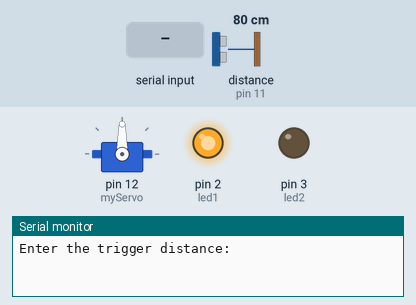
Recording of a sketch running on a simulated Arduino Uno, built with avr-gcc and run on an emulated ATmega328P. Shown: servo, output pins drawn as LEDs (lit = HIGH), the last lines printed to the serial monitor. Dashed ring = blinking. The inputs (shaded band) are chosen by the test bench; at power-on: distance to the obstacle (sensor on pin 11) 80 cm. The echo pulse lasts 58.3 µs per cm; pins used as bus, display or sensor lines are not drawn.

Above: at 0.9 s.
1.0 s: "90,45\n" received over Serial
At 2.3 s:
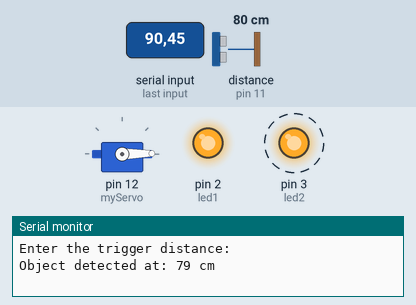
4.0 s: distance to the obstacle (sensor on pin 11) set to 87 cm
6.5 s: distance to the obstacle (sensor on pin 11) set to 94 cm
At 7.27 s:
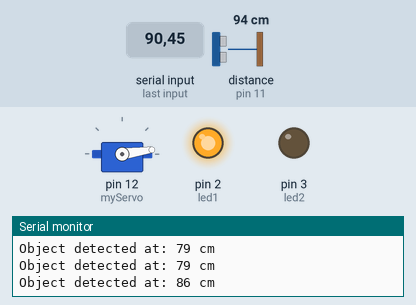
9.5 s: distance to the obstacle (sensor on pin 11) set to 2 cm
At 10.5 s:
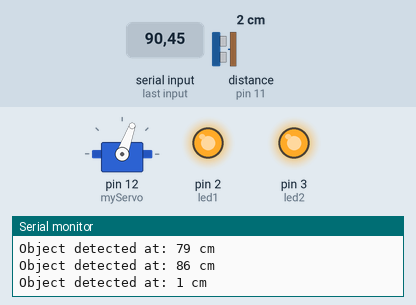
12.5 s: distance to the obstacle (sensor on pin 11) set to 250 cm
15.5 s: distance to the obstacle (sensor on pin 11) set to 4 cm
At 16.5 s:
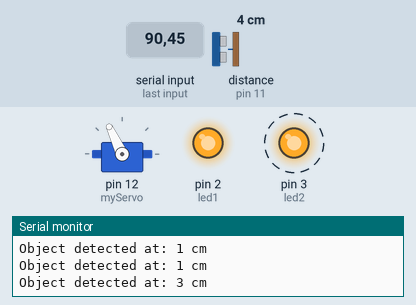
Timing chart, 0 to 27.1 s (numbered marks = the images above; inputs shaded):
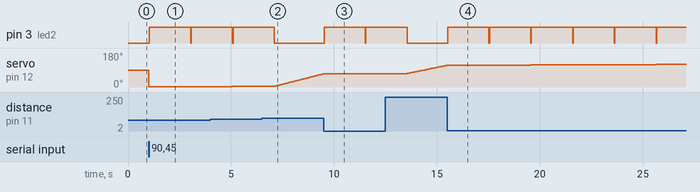

The sketch:

Radar_with_input.ino
```cpp
#include <Servo.h>

const int trigPin = 10;
const int echoPin = 11;
const int led1 = 2; // LED1 pin
const int led2 = 3; // LED2 pin
long duration;
int distance;
int triggerDistance; // Set the detection range to 200 cm
Servo myServo;

void setup() {
  pinMode(trigPin, OUTPUT);
  pinMode(echoPin, INPUT);
  pinMode(led1, OUTPUT); // Set the LED1 pin as output
  pinMode(led2, OUTPUT); // Set the LED2 pin as output
  Serial.begin(9600);
  myServo.attach(12);
  digitalWrite(led1, HIGH); // Turn on LED1 upon bootup
  triggerDistance = userInput(); // Get the trigger distance from the user
}

int userInput() {
  Serial.println("Enter the trigger distance:");
  while (Serial.available() == 0) {
    // Wait for user input
  }
int distance = Serial.parseInt(); // Read the user input as an integer
return distance;
}

void loop() {
  for (int i = 1; i <= 180; i++) {
    myServo.write(i);
    delay(30);
    distance = calculateDistance();
    if (distance <= triggerDistance) { // If an object is detected within the range
      digitalWrite(led2, HIGH); // Turn on LED2
      Serial.print("Object detected at: ");
      Serial.print(distance);
      Serial.println(" cm");
      delay(2000); // Pause for 2 seconds
      digitalWrite(led2, LOW); // Turn off LED2
    }
  }

  for (int i = 180; i > 1; i--) {
    myServo.write(i);
    delay(30);
    distance = calculateDistance();
    if (distance <= triggerDistance) {
      digitalWrite(led2, HIGH);
      Serial.print("Object detected at: ");
      Serial.print(distance);
      Serial.println(" cm");
      delay(2000);
      digitalWrite(led2, LOW);
    }
  }
}

int calculateDistance() {
  digitalWrite(trigPin, LOW);
  delayMicroseconds(2);
  digitalWrite(trigPin, HIGH);
  delayMicroseconds(10);
  digitalWrite(trigPin, LOW);
  duration = pulseIn(echoPin, HIGH);
  distance = duration * 0.034 / 2;
  return distance;
}
```

Measured:
- the behaviour switches between 91 and 92 cm on distance to the obstacle (sensor on pin 11) (found by bisection; images 1 and 2)
- after the input at 1.0 s, pin 3 (led2): LOW → HIGH at once, → LOW 2.0 s later, → HIGH 0.04 s later; servo on pin 12 (myServo): 90° → 1° at once, → 2° 2.0 s later
- after the input at 6.5 s, pin 3 (led2): goes on until 7.1 s, then stays LOW
- after the input at 9.5 s, pin 3 (led2): LOW → HIGH at once, → LOW 2.0 s later, → HIGH 0.03 s later
- after the input at 12.5 s, pin 3 (led2): goes on until 13.6 s, then stays LOW
- after the input at 15.5 s, pin 3 (led2): alternates HIGH for 2.0 s and LOW for 0.03 s, starting at once
